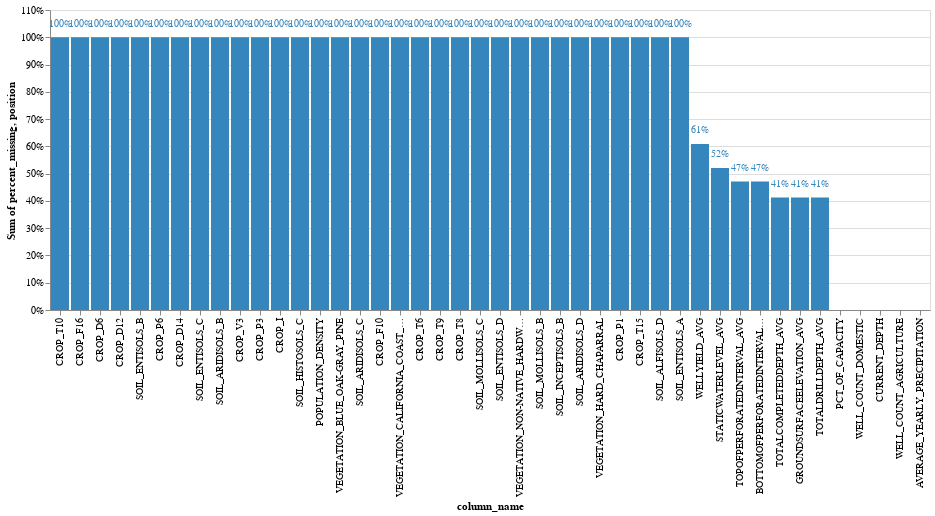

The notebook cell saved with this chart:
### Markdown cell above
##### Note that in the prediction set unlike the train and test set, POPULATION_DENSITY is an additional column that is missing values

### Code cell
draw_missing_data_chart(X_pred)

### Figure 1 — Vega-Lite specification as saved in the notebook (floating-point values rounded to 4 significant figures)
{"config": {"view": {"continuousWidth": 400, "continuousHeight": 300}}, "layer": [{"mark": {"type": "bar", "color": "#3586BD"}, "encoding": {"color": {"value": "#3586BD"}, "tooltip": [{"field": "column_name", "type": "nominal"}, {"field": "percent_missing", "type": "quantitative"}], "x": {"field": "column_name", "sort": ["CROP_T10", "CROP_F16", "CROP_D6", "CROP_D12", "SOIL_ENTISOLS_B", "CROP_P6", "CROP_D14", "SOIL_ENTISOLS_C", "SOIL_ARIDISOLS_B", "CROP_V3", "CROP_P3", "CROP_I", "SOIL_HISTOSOLS_C", "POPULATION_DENSITY", "VEGETATION_BLUE_OAK-GRAY_PINE", "SOIL_ARIDISOLS_C", "CROP_F10", "VEGETATION_CALIFORNIA_COAST_LIVE_OAK", "CROP_T6", "CROP_T9", "CROP_T8", "SOIL_MOLLISOLS_C", "SOIL_ENTISOLS_D", "VEGETATION_NON-NATIVE_HARDWOOD_FOREST", "SOIL_MOLLISOLS_B", "SOIL_INCEPTISOLS_B", "SOIL_ARIDISOLS_D", "VEGETATION_HARD_CHAPARRAL", "CROP_P1", "CROP_T15", "SOIL_ALFISOLS_D", "SOIL_ENTISOLS_A", "WELLYIELD_AVG", "STATICWATERLEVEL_AVG", "TOPOFPERFORATEDINTERVAL_AVG", "BOTTOMOFPERFORATEDINTERVAL_AVG", "TOTALCOMPLETEDDEPTH_AVG", "GROUNDSURFACEELEVATION_AVG", "TOTALDRILLDEPTH_AVG", "PCT_OF_CAPACITY", "WELL_COUNT_DOMESTIC", "CURRENT_DEPTH", "WELL_COUNT_AGRICULTURE", "AVERAGE_YEARLY_PRECIPITATION"], "type": "nominal"}, "y": {"aggregate": "sum", "axis": {"format": "%"}, "field": "percent_missing", "stack": "normalize", "type": "quantitative"}}}, {"mark": {"type": "text", "align": "center", "color": "black", "fontSize": 10}, "encoding": {"color": {"value": "#3586BD"}, "text": {"field": "percent_missing", "format": ".0%", "type": "quantitative"}, "tooltip": [{"field": "column_name", "type": "nominal"}, {"field": "percent_missing", "type": "quantitative"}], "x": {"field": "column_name", "sort": ["CROP_T10", "CROP_F16", "CROP_D6", "CROP_D12", "SOIL_ENTISOLS_B", "CROP_P6", "CROP_D14", "SOIL_ENTISOLS_C", "SOIL_ARIDISOLS_B", "CROP_V3", "CROP_P3", "CROP_I", "SOIL_HISTOSOLS_C", "POPULATION_DENSITY", "VEGETATION_BLUE_OAK-GRAY_PINE", "SOIL_ARIDISOLS_C", "CROP_F10", "VEGETATION_CALIFORNIA_COAST_LIVE_OAK", "CROP_T6", "CROP_T9", "CROP_T8", "SOIL_MOLLISOLS_C", "SOIL_ENTISOLS_D", "VEGETATION_NON-NATIVE_HARDWOOD_FOREST", "SOIL_MOLLISOLS_B", "SOIL_INCEPTISOLS_B", "SOIL_ARIDISOLS_D", "VEGETATION_HARD_CHAPARRAL", "CROP_P1", "CROP_T15", "SOIL_ALFISOLS_D", "SOIL_ENTISOLS_A", "WELLYIELD_AVG", "STATICWATERLEVEL_AVG", "TOPOFPERFORATEDINTERVAL_AVG", "BOTTOMOFPERFORATEDINTERVAL_AVG", "TOTALCOMPLETEDDEPTH_AVG", "GROUNDSURFACEELEVATION_AVG", "TOTALDRILLDEPTH_AVG", "PCT_OF_CAPACITY", "WELL_COUNT_DOMESTIC", "CURRENT_DEPTH", "WELL_COUNT_AGRICULTURE", "AVERAGE_YEARLY_PRECIPITATION"], "type": "nominal"}, "y": {"field": "position", "type": "quantitative"}}, "transform": [{"calculate": "datum.percent_missing + 0.05 * datum.percent_missing / abs(datum.percent_missing)", "as": "position"}]}], "data": {"name": "data-5df21ca2d0185dca3229f30d6f04565f"}, "$schema": "https://vega.github.io/schema/vega-lite/v4.17.0.json", "datasets": {"data-5df21ca2d0185dca3229f30d6f04565f": [{"column_name": "CROP_T10", "percent_missing": 1.0}, {"column_name": "CROP_F16", "percent_missing": 1.0}, {"column_name": "CROP_D6", "percent_missing": 1.0}, {"column_name": "CROP_D12", "percent_missing": 1.0}, {"column_name": "SOIL_ENTISOLS_B", "percent_missing": 1.0}, {"column_name": "CROP_P6", "percent_missing": 1.0}, {"column_name": "CROP_D14", "percent_missing": 1.0}, {"column_name": "SOIL_ENTISOLS_C", "percent_missing": 1.0}, {"column_name": "SOIL_ARIDISOLS_B", "percent_missing": 1.0}, {"column_name": "CROP_V3", "percent_missing": 1.0}, {"column_name": "CROP_P3", "percent_missing": 1.0}, {"column_name": "CROP_I", "percent_missing": 1.0}, {"column_name": "SOIL_HISTOSOLS_C", "percent_missing": 1.0}, {"column_name": "POPULATION_DENSITY", "percent_missing": 1.0}, {"column_name": "VEGETATION_BLUE_OAK-GRAY_PINE", "percent_missing": 1.0}, {"column_name": "SOIL_ARIDISOLS_C", "percent_missing": 1.0}, {"column_name": "CROP_F10", "percent_missing": 1.0}, {"column_name": "VEGETATION_CALIFORNIA_COAST_LIVE_OAK", "percent_missing": 1.0}, {"column_name": "CROP_T6", "percent_missing": 1.0}, {"column_name": "CROP_T9", "percent_missing": 1.0}, {"column_name": "CROP_T8", "percent_missing": 1.0}, {"column_name": "SOIL_MOLLISOLS_C", "percent_missing": 1.0}, {"column_name": "SOIL_ENTISOLS_D", "percent_missing": 1.0}, {"column_name": "VEGETATION_NON-NATIVE_HARDWOOD_FOREST", "percent_missing": 1.0}, {"column_name": "SOIL_MOLLISOLS_B", "percent_missing": 1.0}, {"column_name": "SOIL_INCEPTISOLS_B", "percent_missing": 1.0}, {"column_name": "SOIL_ARIDISOLS_D", "percent_missing": 1.0}, {"column_name": "VEGETATION_HARD_CHAPARRAL", "percent_missing": 1.0}, {"column_name": "CROP_P1", "percent_missing": 1.0}, {"column_name": "CROP_T15", "percent_missing": 1.0}, {"column_name": "SOIL_ALFISOLS_D", "percent_missing": 1.0}, {"column_name": "SOIL_ENTISOLS_A", "percent_missing": 1.0}, {"column_name": "WELLYIELD_AVG", "percent_missing": 0.6088}, {"column_name": "STATICWATERLEVEL_AVG", "percent_missing": 0.5209}, {"column_name": "TOPOFPERFORATEDINTERVAL_AVG", "percent_missing": 0.4707}, {"column_name": "BOTTOMOFPERFORATEDINTERVAL_AVG", "percent_missing": 0.4707}, {"column_name": "TOTALCOMPLETEDDEPTH_AVG", "percent_missing": 0.4121}, {"column_name": "GROUNDSURFACEELEVATION_AVG", "percent_missing": 0.4121}, {"column_name": "TOTALDRILLDEPTH_AVG", "percent_missing": 0.4121}, {"column_name": "PCT_OF_CAPACITY", "percent_missing": 0.0}, {"column_name": "WELL_COUNT_DOMESTIC", "percent_missing": 0.0}, {"column_name": "CURRENT_DEPTH", "percent_missing": 0.0}, {"column_name": "WELL_COUNT_AGRICULTURE", "percent_missing": 0.0}, {"column_name": "AVERAGE_YEARLY_PRECIPITATION", "percent_missing": 0.0}]}}
